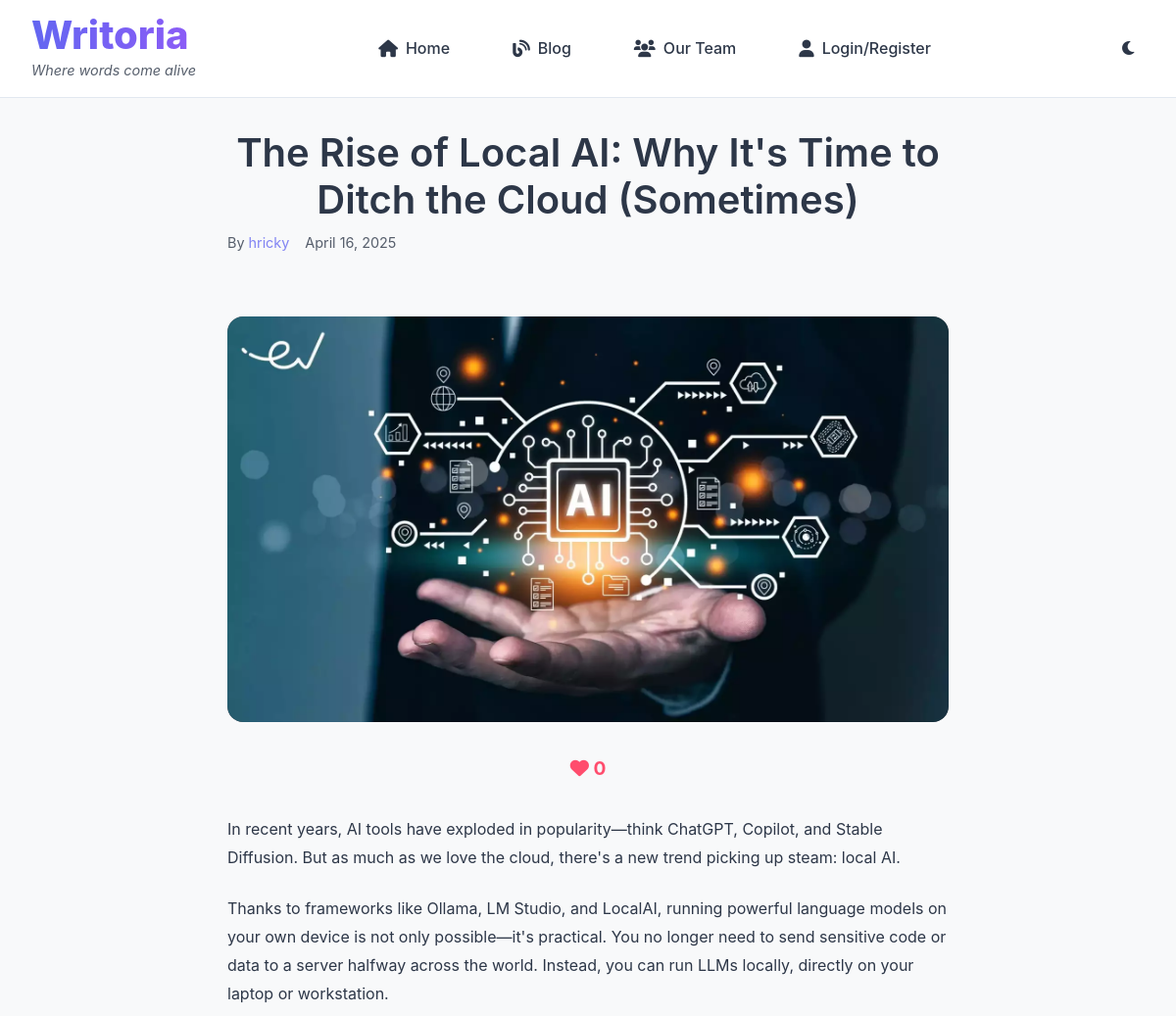
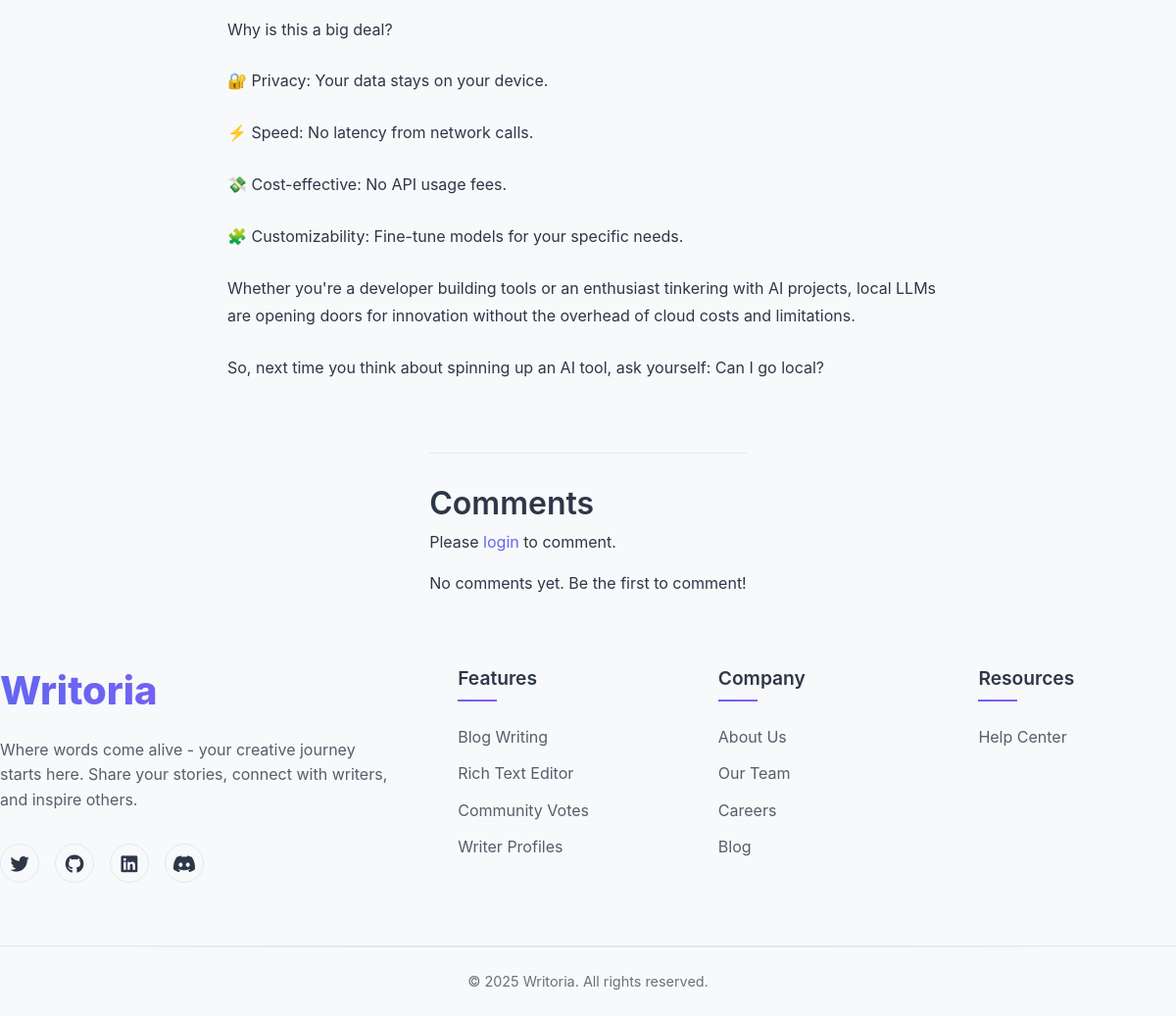
The page /blog/the-rise-of-local-ai-why-its-time-to-ditch-the-cloud-sometimes/ on the database its author committed (2 pictures, top to bottom).
### core/models.py (models this page shows, shortened)
class BlogPost(models.Model):
    CATEGORY_CHOICES = [
        ('tech', 'Technology'),
        ('lifestyle', 'Lifestyle'),
        ('travel', 'Travel'),
        ('food', 'Food & Cooking'),
        ('health', 'Health & Fitness'),
        ('arts', 'Arts & Culture'),
        ('business', 'Business'),
        ('other', 'Other')
    ]
    title = models.CharField(max_length=200)
    slug = models.SlugField(unique=True)
    content = models.TextField()
    author = models.ForeignKey(User, on_delete=models.CASCADE)
    created_at = models.DateTimeField(auto_now_add=True)
    updated_at = models.DateTimeField(auto_now=True)
    image = models.ImageField(upload_to='blog_images/', null=True, blank=True)
    votes = models.IntegerField(default=0)
    category = models.CharField(max_length=20, choices=CATEGORY_CHOICES, default='other')

### core/views.py (the view, shortened to what this page needs)
# urls.py: path('blog/<slug:slug>/', views.BlogDetailView.as_view(), name='blog_detail'),
class BlogDetailView(DetailView):
    model = BlogPost
    template_name = 'core/blog_detail.html'
    def get_context_data(self, **kwargs):
        context = super().get_context_data(**kwargs)
        context['comment_form'] = CommentForm()
        context['comments'] = self.object.comments.filter(parent=None)
        return context

### templates/core/blog_detail.html (shortened to what this page needs)
{% extends 'base.html' %}
{% block content %}
<article class="blog-detail">
    <header class="blog-header">
        <h1>{{ object.title }}</h1>
        <div class="post-meta">
            <p>By <a href="{% url 'user_profile' object.author.username %}">{{ object.author.username }}</a></p>
            <p>{{ object.created_at|date:"F d, Y" }}</p>
        </div>
    </header>
    {% if object.image %}
        <div class="featured-image-container">
            <img src="{{ object.image.url }}" alt="{{ object.title }}" class="featured-image">
        </div>
    {% endif %}
    <div class="post-actions">
        <div class="voting-section">
            {% if user.is_authenticated %}
                <button class="vote-btn heart {% if user_vote.is_life %}active{% endif %}" data-vote="life">
                    <i class="fas fa-heart"></i>
                </button>
                <span class="vote-count">{{ object.votes }}</span>
            {% else %}
                <span class="vote-count"><i class="fas fa-heart"></i> {{ object.votes }}</span>
            {% endif %}
        </div>
    </div>
    <div class="blog-content">
        {{ object.content|linebreaks }}
    </div>
    <section class="comments-section">
        <h2>Comments</h2>
        {% if user.is_authenticated %}
            <form id="comment-form" class="comment-form">
                {% csrf_token %}
                {{ comment_form.content }}
                <button type="submit" class="btn btn-primary">Post Comment</button>
            </form>
        {% else %}
            <p class="login-prompt">Please <a href="{% url 'auth' %}">login</a> to comment.</p>
        {% endif %}
        <div class="comments-list">
            {% for comment in comments %}
                <div class="comment" id="comment-{{ comment.id }}">
                    <div class="comment-header">
                        <a href="{% url 'user_profile' comment.author.username %}" class="comment-author">
                            {{ comment.author.username }}
                        </a>
                        <span class="comment-date">{{ comment.created_at|date:"M d, Y H:i" }}</span>
                    </div>
                    <div class="comment-content">{{ comment.content }}</div>
                    <div class="comment-actions">
                        {% if user.is_authenticated %}
                            <button class="reply-btn btn-link" data-comment-id="{{ comment.id }}">Reply</button>
                            {% if user == comment.author %}
                                <button class="delete-comment-btn btn-link" data-comment-id="{{ comment.id }}">Delete</button>
                            {% endif %}
                        {% endif %}
                    </div>
                    <div class="replies">
                        {% for reply in comment.replies.all %}
                            <div class="comment reply" id="comment-{{ reply.id }}">
                                <div class="comment-header">
                                    <a href="{% url 'user_profile' reply.author.username %}" class="comment-author">
                                        {{ reply.author.username }}
                                    </a>
                                    <span class="comment-date">{{ reply.created_at|date:"M d, Y H:i" }}</span>
                                </div>
                                <div class="comment-content">{{ reply.content }}</div>
                                <div class="comment-actions">
                                    {% if user == reply.author %}
                                        <button class="delete-comment-btn btn-link" data-comment-id="{{ reply.id }}">Delete</button>
                                    {% endif %}
                                </div>
                            </div>
                        {% endfor %}
                    </div>
                </div>
            {% empty %}
                <p class="no-comments">No comments yet. Be the first to comment!</p>
            {% endfor %}
        </div>
    </section>
</article>
{% endblock %}

### static/css/core/base.css (style rules this page uses)
:root { --bg-color: #f8f9fa; --card-bg: #ffffff; --text-color: #2d3748; --border-color: #e2e8f0; --accent-color: #6366f1; --gradient-start: #6366f1; --gradient-end: #8b5cf6; --nav-bg: rgba(255, 255, 255, 0.95); --card-shadow: 0 10px 30px rgba(0, 0, 0, 0.08); --hover-color: #4f46e5; --danger-color: #ef4444; --success-color: #10b981; --glass-bg: rgba(255, 255, 255, 0.7); }
* { margin: 0; padding: 0; box-sizing: border-box; }
html { scroll-behavior: smooth; }
body { font-family: 'Inter', -apple-system, BlinkMacSystemFont, 'Segoe UI', Roboto, sans-serif; background-color: var(--bg-color); color: var(--text-color); line-height: 1.6; transition: background-color 0.3s, color 0.3s; }
h1, h2, h3, h4, h5, h6 { color: var(--text-color); font-weight: 600; line-height: 1.2; }
a { color: var(--accent-color); text-decoration: none; transition: color 0.3s ease; }

### static/css/core/blog.css (style rules this page uses)
.post-meta { display: flex; align-items: center; gap: 1rem; color: var(--text-color); opacity: 0.8; font-size: 0.9rem; margin-bottom: 1rem; }
.blog-detail { max-width: 800px; margin: 0 auto; padding: 2rem; display: flex; flex-direction: column; align-items: center; }
.blog-header { text-align: center; margin-bottom: 1rem; width: 100%; }
.featured-image-container { width: 100%; max-height: 500px; margin: 1rem 0 2rem 0; display: flex; justify-content: center; align-items: center; overflow: hidden; border-radius: 1rem; background: rgba(13, 18, 30, 0.7); }
.featured-image { width: auto; height: auto; max-width: 100%; max-height: 500px; object-fit: contain; border-radius: 1rem; box-shadow: 0 4px 12px rgba(0, 0, 0, 0.1); }
.blog-content { width: 100%; margin-top: 2rem; line-height: 1.8; color: var(--text-color); }
.blog-content p { margin-bottom: 1.5rem; overflow: auto; }
.vote-count { font-weight: bold; min-width: 2rem; text-align: center; color: #ff4d6d; font-size: 1.2rem; }
.comments-section { margin-top: 3rem; padding-top: 2rem; border-top: 1px solid var(--border-color); }

### rows shown on the page
BlogPost: title "The Rise of Local AI: Why It's Time to Ditch the Cloud (Sometimes)", author.username "hricky", created_at "April 16, 2025", image (picture), votes "0", content "In recent years, AI tools have exploded in popularity—think ChatGPT, Copilot, and Stable Diffusion. But as much as we love the cloud, there's a new trend picking up steam: local AI. Thanks to frameworks like Ollama, LM Studio, and LocalAI, running powerful language models on your own device is not only possible—it's practical. You no longer need to send sensitive code or data to a server halfway across the world. Instead, you can run LLMs locally, directly on your laptop or workstation. Why is this a big deal? 🔐 Privacy: Your data stays on your device. ⚡ Speed: No latency from network calls. 💸 Cost-effective: No API usage fees. 🧩 Customizability: Fine-tune models for your specific needs.…"
